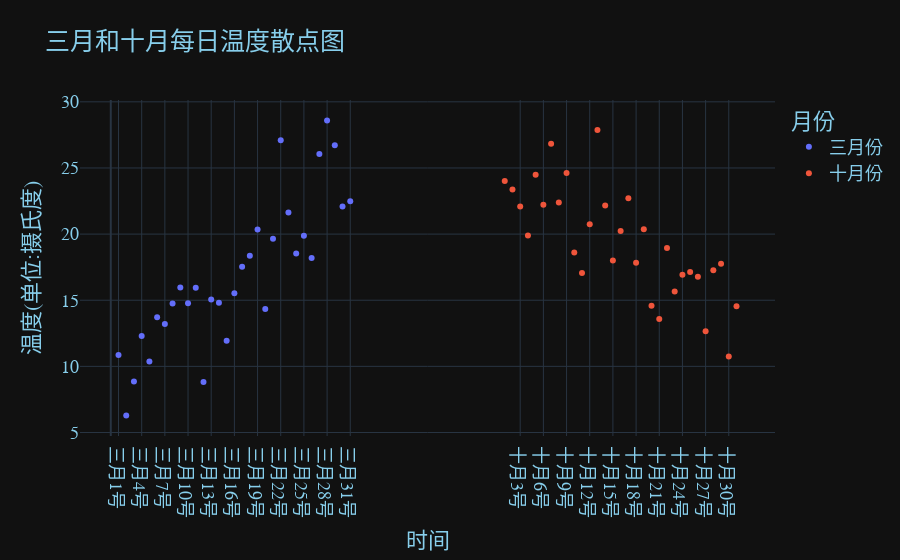

Source (notebook cell):
### Code cell
import numpy as np
import plotly.graph_objects as go

# 模拟三月每天的温度，呈现上升趋势
march_temperatures = np.linspace(10, 25, 31) + np.random.normal(0, 3, 31)

# 模拟十月每天的温度，呈现下降趋势
october_temperatures = np.linspace(25, 15, 31) + np.random.normal(0, 3, 31)

x_1 = range(1,32)
x_2 = range(51,82)

# 创建散点图
fig = go.Figure()

fig.add_trace(go.Scatter(
    x=list(x_1),
    y=march_temperatures,
    mode='markers',
    name='三月份'
))

fig.add_trace(go.Scatter(
    x=list(x_2),
    y=october_temperatures,
    mode='markers',
    name='十月份'
))

# 调整X轴刻度
_x = list(x_1) + list(x_2)
_xtick_labels = ["三月{}号".format(i) for i in range(1,32)] + ["十月{}号".format(i) for i in range(1,32)]
fig.update_xaxes(tickvals=_x[::3], ticktext=_xtick_labels[::3])

# 添加标识
fig.update_layout(
    title="三月和十月每日温度散点图",
    xaxis_title="时间",
    yaxis_title="温度(单位:摄氏度)",
    legend_title="月份",
    font=dict(
        family="Courier New, monospace",
        size=18,
        color="skyblue"
    )
)

fig.show()

### Figure 1 — Plotly figure (JSON) as saved in the notebook; plotly's stock layout.template omitted (floating-point values rounded to 4 significant figures)
{"data": [{"mode": "markers", "name": "三月份", "x": [1, 2, 3, 4, 5, 6, 7, 8, 9, 10, 11, 12, 13, 14, 15, 16, 17, 18, 19, 20, 21, 22, 23, 24, 25, 26, 27, 28, 29, 30, 31], "y": [10.86, 6.289, 8.865, 12.29, 10.36, 13.71, 13.2, 14.75, 15.96, 14.77, 15.95, 8.819, 15.06, 14.8, 11.94, 15.52, 17.53, 18.37, 20.36, 14.33, 19.66, 27.09, 21.63, 18.53, 19.88, 18.19, 26.06, 28.59, 26.73, 22.08, 22.49], "type": "scatter"}, {"mode": "markers", "name": "十月份", "x": [51, 52, 53, 54, 55, 56, 57, 58, 59, 60, 61, 62, 63, 64, 65, 66, 67, 68, 69, 70, 71, 72, 73, 74, 75, 76, 77, 78, 79, 80, 81], "y": [24.01, 23.37, 22.08, 19.9, 24.48, 22.23, 26.83, 22.39, 24.62, 18.61, 17.06, 20.74, 27.87, 22.16, 18.01, 20.23, 22.71, 17.83, 20.37, 14.58, 13.59, 18.95, 15.67, 16.92, 17.13, 16.77, 12.65, 17.26, 17.76, 10.76, 14.55], "type": "scatter"}], "layout": {"xaxis": {"tickvals": [1, 4, 7, 10, 13, 16, 19, 22, 25, 28, 31, 53, 56, 59, 62, 65, 68, 71, 74, 77, 80], "ticktext": ["三月1号", "三月4号", "三月7号", "三月10号", "三月13号", "三月16号", "三月19号", "三月22号", "三月25号", "三月28号", "三月31号", "十月3号", "十月6号", "十月9号", "十月12号", "十月15号", "十月18号", "十月21号", "十月24号", "十月27号", "十月30号"], "title": {"text": "时间"}}, "font": {"family": "Courier New, monospace", "size": 18, "color": "skyblue"}, "title": {"text": "三月和十月每日温度散点图"}, "yaxis": {"title": {"text": "温度(单位:摄氏度)"}}, "legend": {"title": {"text": "月份"}}}}
